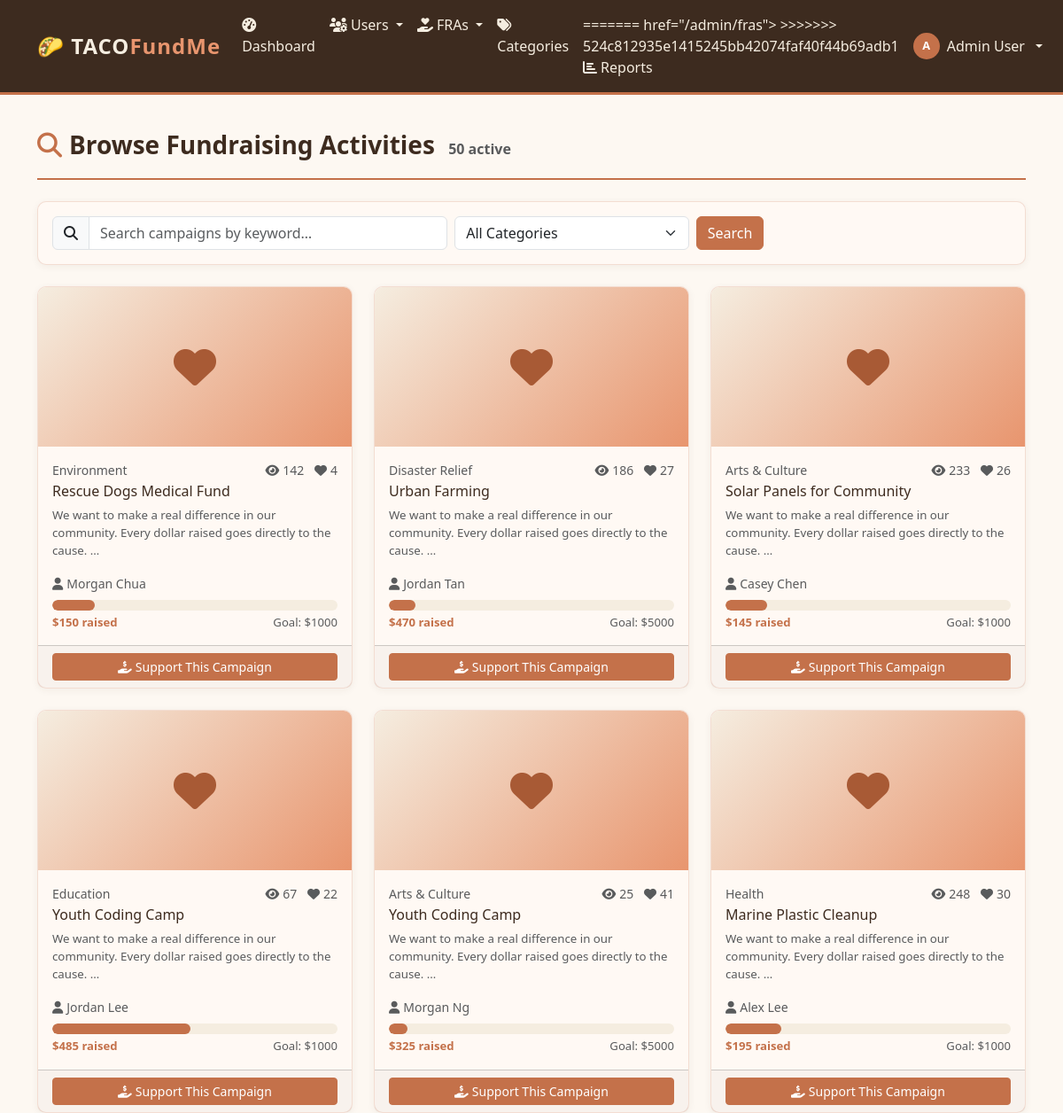
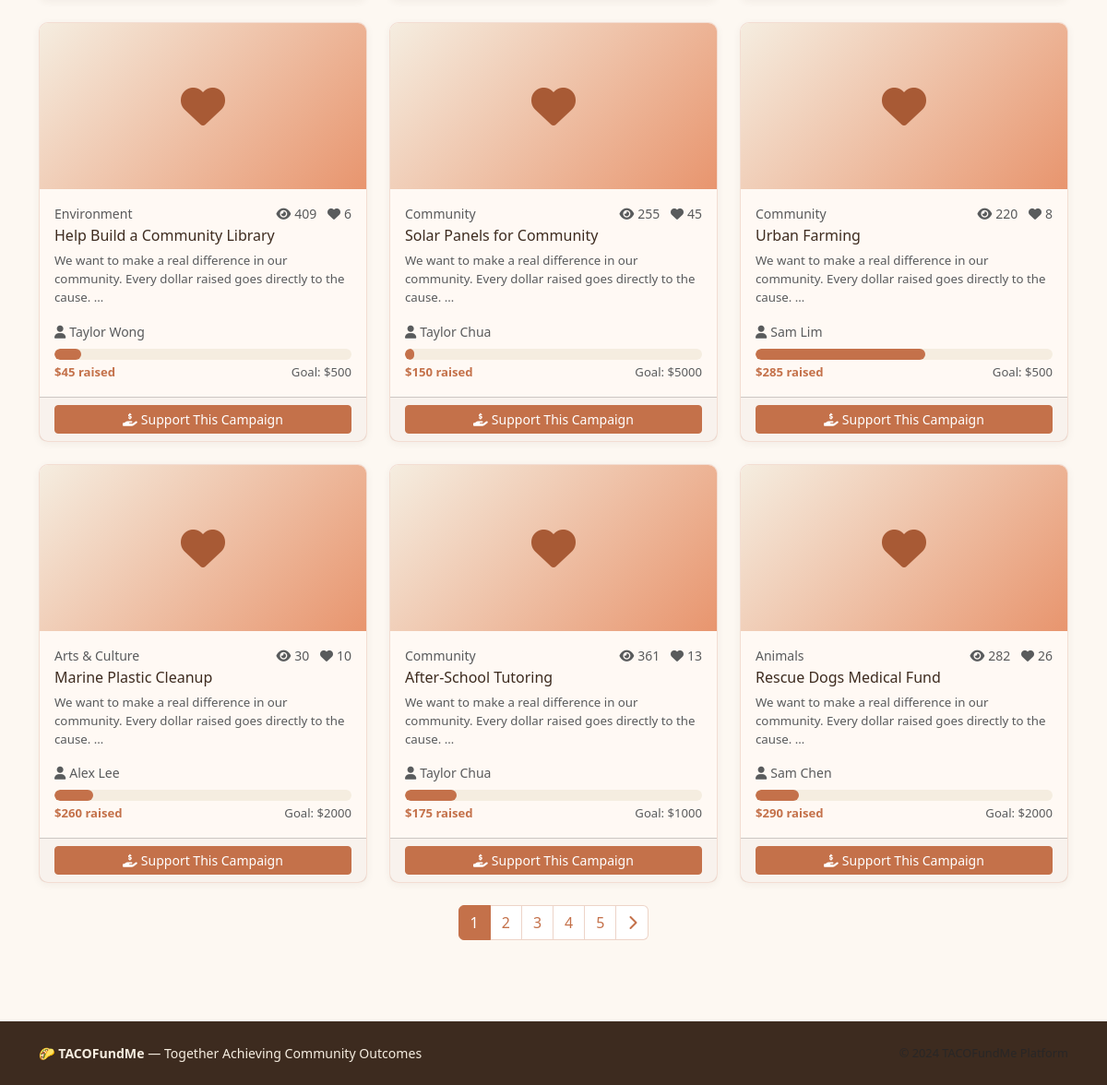
The page /browse (signed in) on the database its author committed (2 pictures, top to bottom).
### tables this page shows
CREATE TABLE fras (
            id            INTEGER PRIMARY KEY AUTOINCREMENT,
            title         TEXT    NOT NULL,
            description   TEXT    NOT NULL DEFAULT '',
            category_id   INTEGER REFERENCES categories(id) ON DELETE SET NULL,
            monetary_goal REAL    NOT NULL DEFAULT 0,
            view_count    INTEGER NOT NULL DEFAULT 0,
            favorite_count INTEGER NOT NULL DEFAULT 0,
            status        TEXT    NOT NULL DEFAULT 'draft',
            image_url     TEXT,
            created_by    INTEGER NOT NULL REFERENCES users(id) ON DELETE CASCADE,
            created_at    TEXT    NOT NULL,
            updated_at    TEXT    NOT NULL
        );

CREATE TABLE categories (
            id          INTEGER PRIMARY KEY AUTOINCREMENT,
            name        TEXT    NOT NULL UNIQUE,
            description TEXT,
            created_at  TEXT    NOT NULL DEFAULT (datetime('now'))
        );

CREATE TABLE users (
            id         INTEGER PRIMARY KEY AUTOINCREMENT,
            full_name  TEXT    NOT NULL,
            email      TEXT    NOT NULL UNIQUE,
            password   TEXT    NOT NULL,
            role       TEXT    NOT NULL DEFAULT 'donee',
            bio        TEXT,
            phone      TEXT,
            address    TEXT,
            is_active  INTEGER NOT NULL DEFAULT 1,
            created_at TEXT    NOT NULL,
            last_login TEXT
        );

### boundary/routes.py (the view)
@app.route('/browse')
@login_required
def browse():
    search = request.args.get('q', '')
    cat_id = request.args.get('category_id', '')
    page = max(1, request.args.get('page', 1, type=int))
    fras, total = DoneeController.browse(
        search, int(cat_id) if cat_id else None, page
    )
    total_pages = max(1, (total + 11) // 12)
    cats = CategoryController.list_all()
    return render_template('donee/browse.html',
                           fras=fras, total=total, page=page,
                           total_pages=total_pages, categories=cats,
                           search=search, cat_id=cat_id)

### boundary/routes.py (called while the page is built)
def login_required(f):
    @wraps(f)
    def decorated(*args, **kwargs):
        if 'user_id' not in session:
            flash('Please log in to continue.', 'warning')
            return redirect(url_for('login'))
        return f(*args, **kwargs)
    return decorated

### templates/donee/browse.html (shortened to what this page needs)
{% extends "base.html" %}
{% block content %}
<div class="page-header">
  <h1><i class="fa fa-search me-2 text-clay"></i>Browse Fundraising Activities
    <small class="fs-6 text-muted ms-2">{{ total }} active</small>
  </h1>
</div>
<div class="card mb-4">
  <div class="card-body py-3">
    <form method="GET" class="row g-2 align-items-end">
      <div class="col-md-5">
        <div class="input-group">
          <span class="input-group-text"><i class="fa fa-search"></i></span>
          <input type="search" name="q" class="form-control"
                 value="{{ search }}" placeholder="Search campaigns by keyword…">
        </div>
      </div>
      <div class="col-md-3">
        <select name="category_id" class="form-select">
          <option value="">All Categories</option>
        </select>
      </div>
      <div class="col-auto">
        <button type="submit" class="btn btn-primary">Search</button>
      </div>
    </form>
  </div>
</div>
{% if fras %}
<div class="row g-4">
  {% for f in fras %}
  <div class="col-md-6 col-lg-4">
    <div class="card fra-card h-100">
      <div class="fra-img-placeholder" {% if f.image_url %}style="display:none"{% endif %}>
        <i class="fa fa-heart"></i>
      </div>
      <div class="card-body d-flex flex-column">
        <div class="d-flex justify-content-between mb-1">
          <small class="text-muted">{{ f.category_name or 'General' }}</small>
          <small class="text-muted">
            <i class="fa fa-eye me-1"></i>{{ f.view_count }}
            <i class="fa fa-heart ms-2 me-1"></i>{{ f.favorite_count }}
          </small>
        </div>
        <h6 class="mb-2">
          <a href="{{ url_for('fra_detail', fra_id=f.id) }}" class="text-bark text-decoration-none">
            {{ f.title }}
          </a>
        </h6>
        <p class="text-muted flex-grow-1" style="font-size:.83rem;">
          {{ f.description[:100] }}{% if f.description|length > 100 %}…{% endif %}
        </p>
        <small class="text-muted mb-2">
          <i class="fa fa-user me-1"></i>{{ f.fundraiser_name }}
        </small>
        {% set pct = [(f.amount_raised / f.monetary_goal * 100) if f.monetary_goal > 0 else 0, 100]|min %}
        <div class="progress mb-1">
          <div class="progress-bar {% if pct >= 100 %}over-goal{% endif %}"
               style="width:{{ pct }}%"></div>
        </div>
        <div class="d-flex justify-content-between" style="font-size:.82rem;">
          <span class="text-clay fw-bold">${{ "%.0f"|format(f.amount_raised or 0) }} raised</span>
          <span class="text-muted">Goal: ${{ "%.0f"|format(f.monetary_goal) }}</span>
        </div>
      </div>
      <div class="card-footer">
        <a href="{{ url_for('fra_detail', fra_id=f.id) }}" class="btn btn-primary btn-sm w-100">
          <i class="fa fa-hand-holding-dollar me-1"></i>Support This Campaign
        </a>
      </div>
    </div>
  </div>
  {% endfor %}
</div>
{% if total_pages > 1 %}
<nav class="mt-4">
  <ul class="pagination justify-content-center">
    {% for p in range(1, total_pages + 1) %}
    <li class="page-item {% if p == page %}active{% endif %}">
      <a class="page-link" href="{{ url_for('browse', q=search, category_id=cat_id, page=p) }}">
        {{ p }}
      </a>
    </li>
    {% endfor %}
    {% if page < total_pages %}
    <li class="page-item">
      <a class="page-link" href="{{ url_for('browse', q=search, category_id=cat_id, page=page+1) }}">
        <i class="fa fa-chevron-right"></i>
      </a>
    </li>
    {% endif %}
  </ul>
</nav>
{% endif %}
{% endif %}
{% endblock %}

### static/css/style.css (style rules this page uses)
:root { --clay: #c4714a; --clay-dark: #a85a35; --clay-light: #e8956e; --sand: #f5ede0; --bark: #3d2b1f; --moss: #6b7c5a; --moss-dark: #556347; --parchment: #fdf8f2; --warm-white: #fff9f4; --muted: #8c7b6b; }
body { background-color: var(--parchment); color: var(--bark); font-family: 'Segoe UI', Tahoma, Geneva, Verdana, sans-serif; min-height: 100vh; display: flex; flex-direction: column; }
a { color: var(--clay); }
.card { border: 1px solid rgba(196,113,74,.2); border-radius: 10px; background-color: var(--warm-white); box-shadow: 0 2px 8px rgba(61,43,31,.06); transition: box-shadow .2s, transform .2s; }
.btn-primary, .btn-clay { background-color: var(--clay); border-color: var(--clay); color: #fff; }
.progress { background-color: var(--sand); border-radius: 50px; height: 12px; }
.progress-bar { background-color: var(--clay); border-radius: 50px; }
.fra-card { height: 100%; display: flex; flex-direction: column; }
.fra-card .card-body { flex: 1; }
.fra-img-placeholder { width: 100%; height: 180px; background: linear-gradient(135deg, var(--sand), var(--clay-light)); border-radius: 9px 9px 0 0; display: flex; align-items: center; justify-content: center; font-size: 3rem; color: var(--clay-dark); }
.page-header { border-bottom: 2px solid var(--clay); padding-bottom: .75rem; margin-bottom: 1.5rem; }
.page-header h1 { font-size: 1.75rem; font-weight: 700; color: var(--bark); }
.page-link { color: var(--clay); border-color: rgba(196,113,74,.3); }
.page-link:hover, .page-item.active .page-link { background-color: var(--clay); border-color: var(--clay); color: #fff; }
.text-clay { color: var(--clay) !important; }
.text-bark { color: var(--bark) !important; }

### rows shown on the page
fras: name "Environment", view_count "142", favorite_count "4", title "Rescue Dogs Medical Fund", description "We want to make a real difference in our community. Every dollar raised goes directly to the cause.", fundraiser_name "Morgan Chua", {{ pct }} 15.0 (drawn), amount_raised "150", monetary_goal "1000"
fras: name "Disaster Relief", view_count "186", favorite_count "27", title "Urban Farming", description "We want to make a real difference in our community. Every dollar raised goes directly to the cause.", fundraiser_name "Jordan Tan", {{ pct }} 9.4 (drawn), amount_raised "470", monetary_goal "5000"
fras: name "Arts & Culture", view_count "233", favorite_count "26", title "Solar Panels for Community", description "We want to make a real difference in our community. Every dollar raised goes directly to the cause.", fundraiser_name "Casey Chen", {{ pct }} 14.499999999999998 (drawn), amount_raised "145", monetary_goal "1000"
fras: name "Education", view_count "67", favorite_count "22", title "Youth Coding Camp", description "We want to make a real difference in our community. Every dollar raised goes directly to the cause.", fundraiser_name "Jordan Lee", {{ pct }} 48.5 (drawn), amount_raised "485", monetary_goal "1000"
fras: name "Arts & Culture", view_count "25", favorite_count "41", title "Youth Coding Camp", description "We want to make a real difference in our community. Every dollar raised goes directly to the cause.", fundraiser_name "Morgan Ng", {{ pct }} 6.5 (drawn), amount_raised "325", monetary_goal "5000"
fras: name "Health", view_count "248", favorite_count "30", title "Marine Plastic Cleanup", description "We want to make a real difference in our community. Every dollar raised goes directly to the cause.", fundraiser_name "Alex Lee", {{ pct }} 19.5 (drawn), amount_raised "195", monetary_goal "1000"
fras: name "Environment", view_count "409", favorite_count "6", title "Help Build a Community Library", description "We want to make a real difference in our community. Every dollar raised goes directly to the cause.", fundraiser_name "Taylor Wong", {{ pct }} 9.0 (drawn), amount_raised "45", monetary_goal "500"
fras: name "Community", view_count "255", favorite_count "45", title "Solar Panels for Community", description "We want to make a real difference in our community. Every dollar raised goes directly to the cause.", fundraiser_name "Taylor Chua", {{ pct }} 3.0 (drawn), amount_raised "150", monetary_goal "5000"
fras: name "Community", view_count "220", favorite_count "8", title "Urban Farming", description "We want to make a real difference in our community. Every dollar raised goes directly to the cause.", fundraiser_name "Sam Lim", {{ pct }} 56.99999999999999 (drawn), amount_raised "285", monetary_goal "500"
fras: name "Arts & Culture", view_count "30", favorite_count "10", title "Marine Plastic Cleanup", description "We want to make a real difference in our community. Every dollar raised goes directly to the cause.", fundraiser_name "Alex Lee", {{ pct }} 13.0 (drawn), amount_raised "260", monetary_goal "2000"
fras: name "Community", view_count "361", favorite_count "13", title "After-School Tutoring", description "We want to make a real difference in our community. Every dollar raised goes directly to the cause.", fundraiser_name "Taylor Chua", {{ pct }} 17.5 (drawn), amount_raised "175", monetary_goal "1000"
fras: name "Animals", view_count "282", favorite_count "26", title "Rescue Dogs Medical Fund", description "We want to make a real difference in our community. Every dollar raised goes directly to the cause.", fundraiser_name "Sam Chen", {{ pct }} 14.499999999999998 (drawn), amount_raised "290", monetary_goal "2000"

### other values the page prints
{{ url_for('admin_fras') }} "/admin/fras"
{{ session.name[0]|upper }} "A"
{{ session.name }} "Admin User"
{{ total }} "50"
{{ p }} "1" "2" "3" "4" "5"
